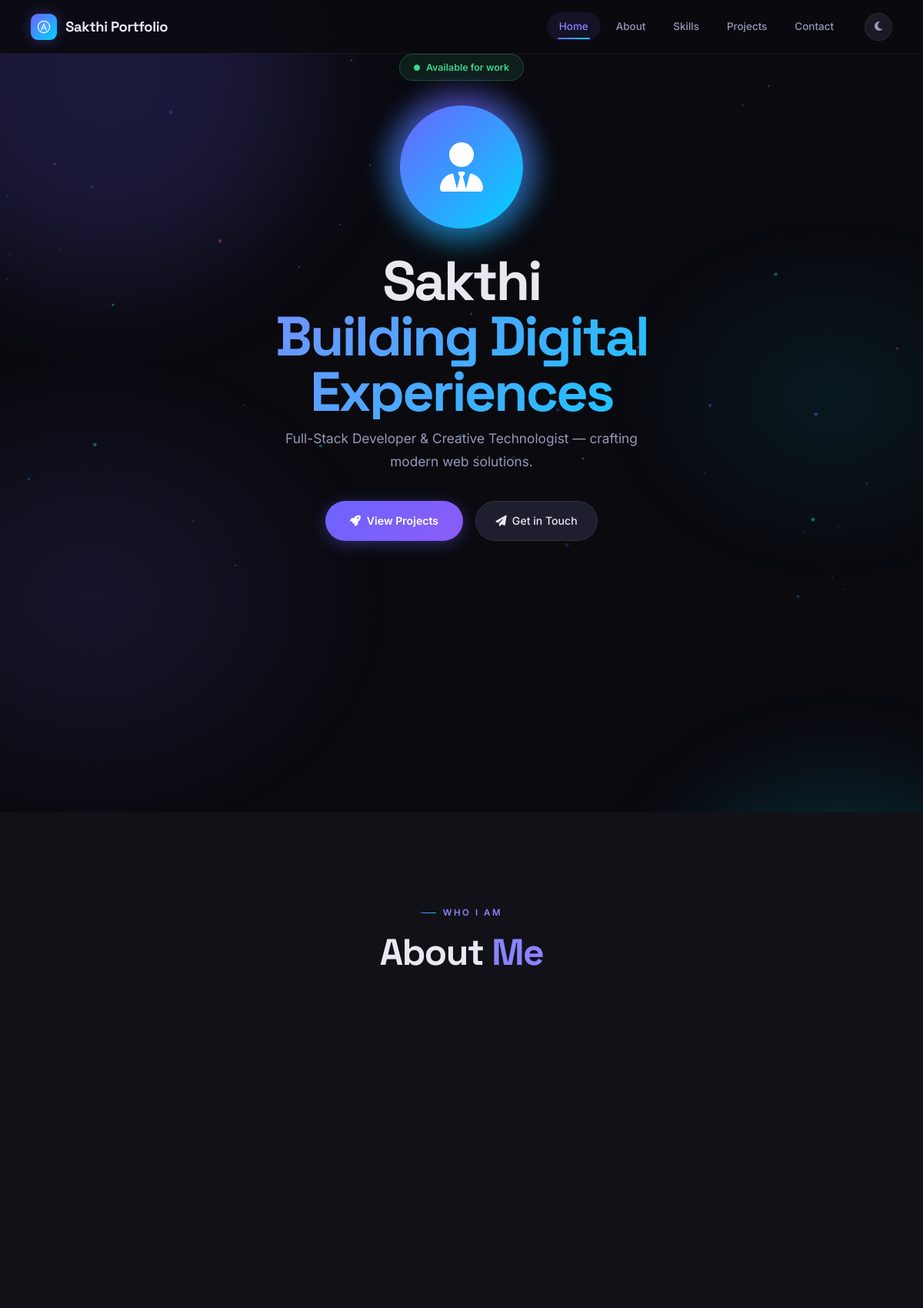
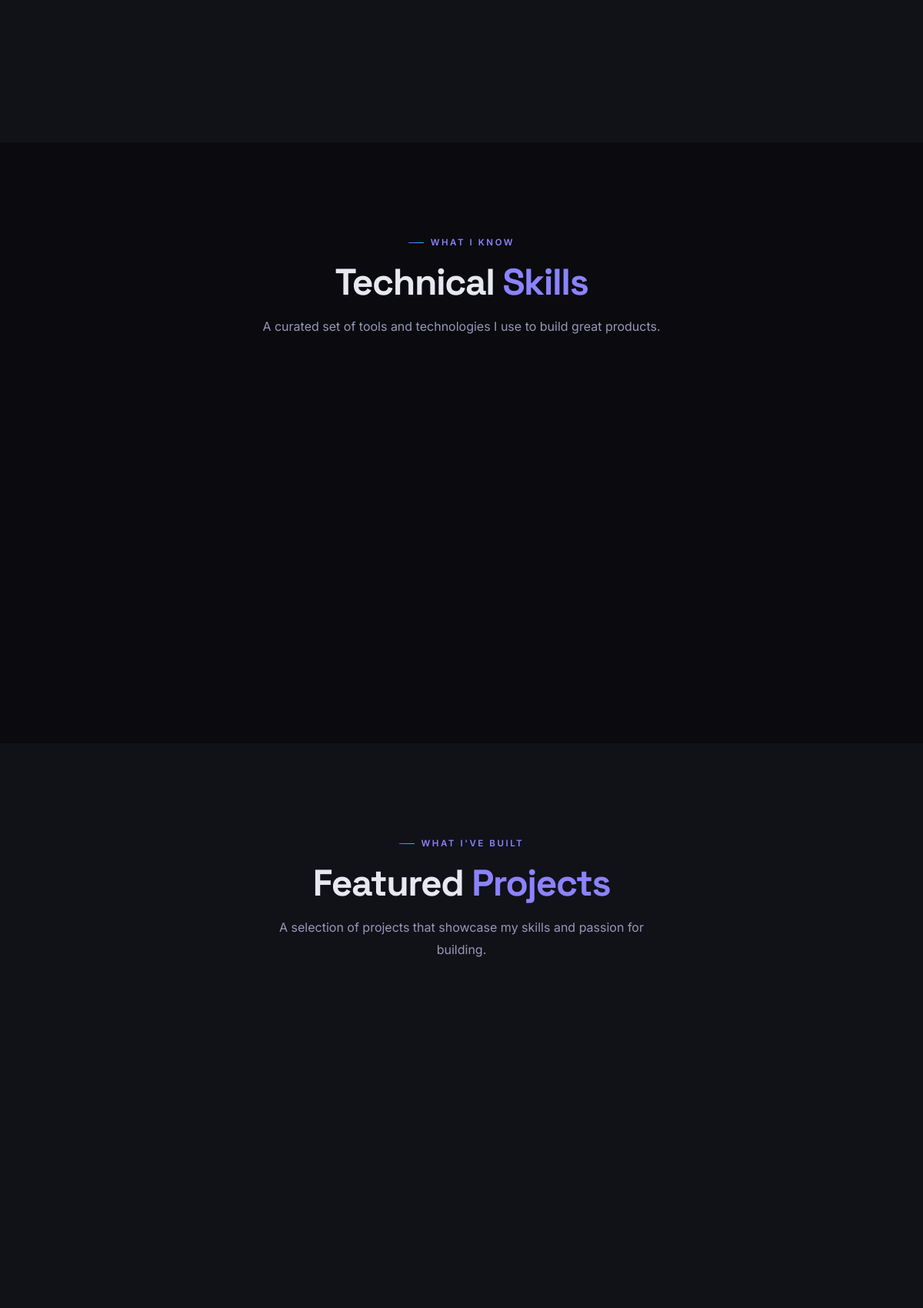
The page / (upper part) on the database its author committed (2 pictures, top to bottom).
### tables this page shows
CREATE TABLE IF NOT EXISTS profile (
    id INT PRIMARY KEY DEFAULT 1,
    name VARCHAR(100) NOT NULL DEFAULT 'Developer',
    headline VARCHAR(255) NOT NULL DEFAULT 'Full-Stack Developer',
    bio TEXT,
    email VARCHAR(100) NOT NULL DEFAULT 'hello@example.com',
    avatar VARCHAR(255) DEFAULT NULL,
    resume VARCHAR(255) DEFAULT NULL,
    github VARCHAR(255) DEFAULT NULL,
    linkedin VARCHAR(255) DEFAULT NULL,
    twitter VARCHAR(255) DEFAULT NULL,
    updated_at TIMESTAMP DEFAULT CURRENT_TIMESTAMP ON UPDATE CURRENT_TIMESTAMP
);

CREATE TABLE IF NOT EXISTS `hero` (
    `id`         INT PRIMARY KEY DEFAULT 1,
    `title`      VARCHAR(255) NOT NULL DEFAULT 'Building Digital Experiences',
    `subtitle`   VARCHAR(500) DEFAULT 'Full-Stack Developer & Creative Technologist',
    `updated_at` TIMESTAMP DEFAULT CURRENT_TIMESTAMP ON UPDATE CURRENT_TIMESTAMP
);

### includes/db.php (called while the page is built, shortened)
<?php
class Database {
    private static $instance = null;
    private $connection;
    private function __construct() {
        try {
            $this->connection = new mysqli(DB_HOST, DB_USER, DB_PASS, DB_NAME);
            $this->connection->set_charset('utf8mb4');
        } catch (mysqli_sql_exception $e) {
            error_log("Database connection failed: " . $e->getMessage());
            if (defined('DB_HOST') && DB_HOST === 'localhost') {
                die('<div style="font-family:sans-serif;padding:2rem;background:#1a1a24;color:#ff4444;border:1px solid #ff4444;border-radius:12px;margin:2rem;max-width:600px;">
                    <h2>⚠️ Database Connection Failed</h2>
                    <p>' . htmlspecialchars($e->getMessage()) . '</p>
                    <p style="color:#a0a0b0;margin-top:1rem;">Run <a href="' . BASE_URL . '/setup.php" style="color:#6c5ce7;">setup.php</a> to create the database.</p>
                </div>');
            } else {
                die("Database connection error. Please try again later.");
            }
        }
    }
    public static function getInstance() {
        if (self::$instance === null) {
            self::$instance = new self();
        }
        return self::$instance;
    }
    public function query($sql, $params = [], $types = '') {
        try {
            $stmt = $this->connection->prepare($sql);
            if (!empty($params)) {
                $stmt->bind_param($types, ...$params);
            }
            $stmt->execute();
            return $stmt;
        } catch (mysqli_sql_exception $e) {
            error_log("Query failed: " . $e->getMessage() . " | SQL: " . $sql);
            return false;
        }
    }
    public function getRow($sql, $params = [], $types = '') {
        $stmt = $this->query($sql, $params, $types);
        if ($stmt) {
            $result = $stmt->get_result();
            return $result->fetch_assoc();
        }
        return null;
    }
    public function getRows($sql, $params = [], $types = '') {
        $stmt = $this->query($sql, $params, $types);
        if ($stmt) {
            $result = $stmt->get_result();
            return $result->fetch_all(MYSQLI_ASSOC);
        }
        return [];
    }
}

### includes/functions.php (called while the page is built, shortened)
<?php
function escape($string)
{
    return htmlspecialchars($string ?? '', ENT_QUOTES | ENT_SUBSTITUTE, 'UTF-8');
}
function getProfile()
{
    $db = Database::getInstance();
    $profile = $db->getRow("SELECT * FROM profile WHERE id = 1");
    return $profile ?: [
        'name' => 'Developer',
        'headline' => 'Full-Stack Developer',
        'bio' => 'Building digital experiences.',
        'email' => 'hello@example.com',
        'avatar' => null,
        'resume' => null,
        'github' => null,
        'linkedin' => null,
        'twitter' => null,
    ];
}
function getHero()
{
    $db = Database::getInstance();
    $hero = $db->getRow("SELECT * FROM hero WHERE id = 1");
    return $hero ?: [
        'title' => 'Building Digital Experiences',
        'subtitle' => 'Full-Stack Developer & Creative Technologist',
    ];
}
function getProjects($limit = null, $featuredOnly = false)
{
    $db = Database::getInstance();
    $sql = $featuredOnly
        ? "SELECT * FROM projects WHERE featured = 1 ORDER BY created_at DESC"
        : "SELECT * FROM projects ORDER BY featured DESC, created_at DESC";
    return $db->getRows($sql);
}
function getSkills($category = null)
{
    $db = Database::getInstance();
    return $db->getRows("SELECT * FROM skills ORDER BY category, display_order, id");
}

### index.php (the view, shortened to what this page needs)
<?php
require_once __DIR__ . '/includes/db.php';
require_once __DIR__ . '/includes/functions.php';
$profile = getProfile();
$hero = getHero();
$skills = getSkills();
$projects = getProjects();
$skillsByCategory = [];
foreach ($skills as $s) {
  $skillsByCategory[$s['category']][] = $s;
}
include __DIR__ . '/includes/header.php';
?>
<section id="hero">
  <div class="hero-center">
    <div class="hero-badge reveal">
      <i class="fa-solid fa-circle" style="font-size:.5rem"></i>
      Available for work
    </div>
    <div class="hero-avatar-wrap reveal" data-delay="80">
      <div class="hero-avatar-glow"></div>
      <?php if (!empty($profile['avatar'])): ?>
        <img src="<?php echo UPLOAD_URL . escape($profile['avatar']); ?>" alt="<?php echo escape($profile['name']); ?>"
          class="hero-avatar" loading="eager">
      <?php else: ?>
        <div class="hero-avatar-placeholder">
          <i class="fa-solid fa-user-tie" aria-hidden="true"></i>
        </div>
      <?php endif; ?>
    </div>
    <h1 class="hero-title reveal" data-delay="160">
      <?php echo escape($profile['name']); ?>
      <span class="grad-text"><?php echo escape($hero['title']); ?></span>
    </h1>
    <p class="hero-subtitle reveal" data-delay="220"><?php echo escape($hero['subtitle']); ?></p>
    <div class="hero-cta reveal" data-delay="300">
      <a href="#projects" class="btn-primary">
        <i class="fa-solid fa-rocket" aria-hidden="true"></i> View Projects
      </a>
      <a href="#contact" class="btn-glass">
        <i class="fa-solid fa-paper-plane" aria-hidden="true"></i> Get in Touch
      </a>
    </div>
  </div>
</section>
<section id="about">
  <div class="container">
    <div class="text-center" style="margin-bottom:3.5rem">
      <span class="section-label">Who I Am</span>
      <h2 class="section-title">About <span>Me</span></h2>
    </div>
    <div class="about-grid">
    </div>
  </div>
</section>
<section id="skills">
  <div class="container">
    <div class="text-center" style="margin-bottom:3.5rem">
      <span class="section-label">What I Know</span>
      <h2 class="section-title">Technical <span>Skills</span></h2>
      <p class="section-subtitle">A curated set of tools and technologies I use to build great products.</p>
    </div>
    <?php if ($skillsByCategory): ?>
      <div class="skills-grid">
      </div>
    <?php endif; ?>
  </div>
</section>
<section id="projects">
  <div class="container">
    <div class="text-center" style="margin-bottom:3.5rem">
      <span class="section-label">What I've Built</span>
      <h2 class="section-title">Featured <span>Projects</span></h2>
      <p class="section-subtitle">A selection of projects that showcase my skills and passion for building.</p>
    </div>
    <?php if ($projects): ?>
      <div class="projects-grid">
      </div>
    <?php endif; ?>
  </div>
</section>
<?php include __DIR__ . '/includes/footer.php'; ?>

### rows shown on the page
profile: name "Sakthi"
hero: title "Building Digital Experiences", subtitle "Full-Stack Developer & Creative Technologist — crafting modern web solutions."

### other values the page prints
SITE_NAME "Sakthi Portfolio"
